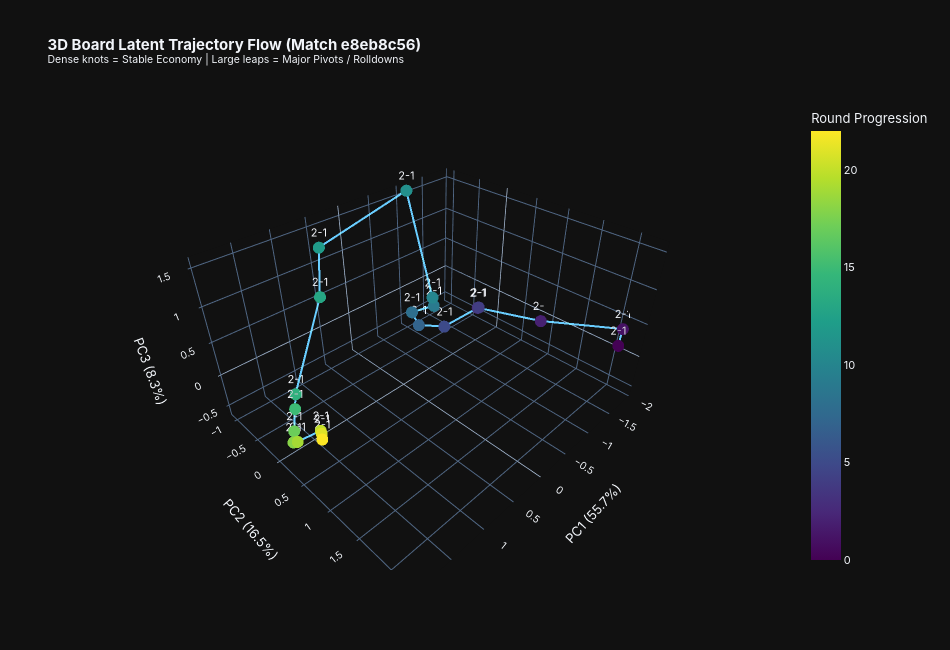

The cell this chart's notebook holds for it:
### Markdown cell above
## 4. Spatial & Temporal Match Trajectory (`BoardHexTransformer`)

We extract a continuous player match trajectory from **Stage 2-1 to Stage 5-6** and pass each board through `BoardHexTransformer` to produce the **256D `board_feat`**. We then visualize the trajectory in **3D latent space** to observe how stable economy rounds form clusters and major rolldowns create distinct pivot leaps.

### Code cell
# Load match dataset
data_dir = Path(r'D:\tft-winner-data\set18\players')
if not data_dir.exists():
    data_dir = proj_root / 'data'

print(f'[+] Loading sample match trajectory from: {data_dir}')
dataset = TFTPretrainDataset(data_dir=data_dir, max_samples=2500, vocab=vocab, item_vocab=item_vocab, trait_vocab=trait_vocab)

# Select the match with the longest continuous trajectory
match_counter = pd.Series(dataset.match_ids).value_counts()
selected_match = match_counter.index[0]
match_indices = [i for i, m_id in enumerate(dataset.match_ids) if m_id == selected_match]
print(f'[+] Selected Match ID: {selected_match} ({len(match_indices)} snapshot rounds)')

# Extract 256D board features sequentially
board_feats = []
stage_labels = []
hover_texts = []

device = torch.device('cuda' if torch.cuda.is_available() else 'cpu')
trunk.to(device)

with torch.no_grad():
    for idx in match_indices:
        item = dataset[idx]
        anchor = item['anchor']
        raw_anchor = dataset.pairs[idx]['anchor']
        
        b_ids = torch.tensor(anchor['board_champ_ids'], dtype=torch.long, device=device).unsqueeze(0)
        b_stars = torch.tensor(anchor['board_star_levels'], dtype=torch.long, device=device).unsqueeze(0)
        b_items = torch.tensor(anchor['board_item_ids'], dtype=torch.long, device=device).unsqueeze(0)
        b_traits = torch.tensor(anchor['board_traits'], dtype=torch.float32, device=device).unsqueeze(0)
        
        tokens = trunk.champ2vec(b_ids, b_stars, b_items)
        b_feat = trunk.board_encoder(tokens, board_champ_ids=b_ids, trait_vec=b_traits)
        board_feats.append(b_feat.cpu().numpy().squeeze(0))
        
        stage_str = f"{raw_anchor.get('stage', 2)}-{raw_anchor.get('round', 1)}"
        stage_labels.append(stage_str)
        hover_texts.append(
            f"<b>Stage: {stage_str}</b><br>"
            f"Health: {raw_anchor.get('health', 100)} | Gold: {raw_anchor.get('gold', 50)} | Level: {raw_anchor.get('level', 6)}<br>"
            f"Streak: {raw_anchor.get('streak', 0)}"
        )

board_feats = np.array(board_feats)

# Reduce sequential board representations to 3D via PCA
pca_3d = PCA(n_components=3, random_state=42)
traj_3d = pca_3d.fit_transform(board_feats)

# Interactive 3D Match Trajectory Flow with Plotly
fig_3d = go.Figure()

# Draw connecting trajectory line
fig_3d.add_trace(go.Scatter3d(
    x=traj_3d[:, 0],
    y=traj_3d[:, 1],
    z=traj_3d[:, 2],
    mode='lines+markers+text',
    text=stage_labels,
    hovertext=hover_texts,
    hoverinfo='text',
    textposition='top center',
    line=dict(color='rgba(100, 200, 255, 0.7)', width=4),
    marker=dict(
        size=7,
        color=np.arange(len(stage_labels)),
        colorscale='Viridis',
        colorbar=dict(title='Round Progression'),
        showscale=True,
    ),
))

fig_3d.update_layout(
    title=f'<b>3D Board Latent Trajectory Flow (Match {selected_match[:8]})</b><br><sup>Dense knots = Stable Economy | Large leaps = Major Pivots / Rolldowns</sup>',
    template='plotly_dark',
    width=950,
    height=650,
    scene=dict(
        xaxis_title=f'PC1 ({pca_3d.explained_variance_ratio_[0]:.1%})',
        yaxis_title=f'PC2 ({pca_3d.explained_variance_ratio_[1]:.1%})',
        zaxis_title=f'PC3 ({pca_3d.explained_variance_ratio_[2]:.1%})',
    ),
    font=dict(family='Inter, sans-serif', size=11)
)
fig_3d.show()

### Figure 1 — Plotly figure (JSON) as saved in the notebook; plotly's stock layout.template omitted (floating-point values rounded to 4 significant figures)
{"data": [{"hoverinfo": "text", "hovertext": ["<b>Stage: 2-1</b><br>Health: 100 | Gold: 50 | Level: 6<br>Streak: 0.0", "<b>Stage: 2-1</b><br>Health: 100 | Gold: 50 | Level: 6<br>Streak: 1.0", "<b>Stage: 2-1</b><br>Health: 100 | Gold: 50 | Level: 6<br>Streak: 2.0", "<b>Stage: 2-1</b><br>Health: 100 | Gold: 50 | Level: 6<br>Streak: -1.0", "<b>Stage: 2-1</b><br>Health: 100 | Gold: 50 | Level: 6<br>Streak: 1.0", "<b>Stage: 2-1</b><br>Health: 100 | Gold: 50 | Level: 6<br>Streak: 2.0", "<b>Stage: 2-1</b><br>Health: 100 | Gold: 50 | Level: 6<br>Streak: 3.0", "<b>Stage: 2-1</b><br>Health: 100 | Gold: 50 | Level: 6<br>Streak: 4.0", "<b>Stage: 2-1</b><br>Health: 100 | Gold: 50 | Level: 6<br>Streak: 5.0", "<b>Stage: 2-1</b><br>Health: 100 | Gold: 50 | Level: 6<br>Streak: -1.0", "<b>Stage: 2-1</b><br>Health: 100 | Gold: 50 | Level: 6<br>Streak: 1.0", "<b>Stage: 2-1</b><br>Health: 100 | Gold: 50 | Level: 6<br>Streak: -1.0", "<b>Stage: 2-1</b><br>Health: 100 | Gold: 50 | Level: 6<br>Streak: -2.0", "<b>Stage: 2-1</b><br>Health: 100 | Gold: 50 | Level: 6<br>Streak: -3.0", "<b>Stage: 2-1</b><br>Health: 100 | Gold: 50 | Level: 6<br>Streak: -4.0", "<b>Stage: 2-1</b><br>Health: 100 | Gold: 50 | Level: 6<br>Streak: 1.0", "<b>Stage: 2-1</b><br>Health: 100 | Gold: 50 | Level: 6<br>Streak: 2.0", "<b>Stage: 2-1</b><br>Health: 100 | Gold: 50 | Level: 6<br>Streak: 3.0", "<b>Stage: 2-1</b><br>Health: 100 | Gold: 50 | Level: 6<br>Streak: 4.0", "<b>Stage: 2-1</b><br>Health: 100 | Gold: 50 | Level: 6<br>Streak: 5.0", "<b>Stage: 2-1</b><br>Health: 100 | Gold: 50 | Level: 6<br>Streak: 6.0", "<b>Stage: 2-1</b><br>Health: 100 | Gold: 50 | Level: 6<br>Streak: 7.0", "<b>Stage: 2-1</b><br>Health: 100 | Gold: 50 | Level: 6<br>Streak: 8.0"], "line": {"color": "rgba(100, 200, 255, 0.7)", "width": 4}, "marker": {"color": [0, 1, 2, 3, 4, 5, 6, 7, 8, 9, 10, 11, 12, 13, 14, 15, 16, 17, 18, 19, 20, 21, 22], "colorbar": {"title": {"text": "Round Progression"}}, "colorscale": [[0.0, "#440154"], [0.1111, "#482878"], [0.2222, "#3e4989"], [0.3333, "#31688e"], [0.4444, "#26828e"], [0.5556, "#1f9e89"], [0.6667, "#35b779"], [0.7778, "#6ece58"], [0.8889, "#b5de2b"], [1.0, "#fde725"]], "showscale": true, "size": 7}, "mode": "lines+markers+text", "text": ["2-1", "2-1", "2-1", "2-1", "2-1", "2-1", "2-1", "2-1", "2-1", "2-1", "2-1", "2-1", "2-1", "2-1", "2-1", "2-1", "2-1", "2-1", "2-1", "2-1", "2-1", "2-1", "2-1"], "textposition": "top center", "type": "scatter3d", "x": [-1.529, -1.879, -1.896, -1.801, -1.819, -1.342, -1.098, -1.098, -0.9706, -1.261, -1.13, -1.095, 0.5634, 0.99, 1.617, 1.716, 1.879, 1.879, 1.917, 1.865, 1.495, 1.505, 1.491], "y": [2.238, 2.098, 0.8756, -0.2375, -0.2302, -0.5145, -0.8399, -0.8399, -0.8544, -0.6674, -0.5651, -1.04, -0.8217, -0.2584, -0.04702, 0.06789, 0.2689, 0.2689, 0.2763, 0.2759, 0.173, 0.2031, 0.1701], "z": [0.3739, 0.3807, -0.08418, -0.318, -0.3154, -0.5856, -0.596, -0.596, -0.3032, -0.2304, 0.01923, 1.563, 1.352, 1.077, 0.1273, 0.03553, -0.06072, -0.06072, -0.2033, -0.2319, -0.3904, -0.4117, -0.5414]}], "layout": {"font": {"family": "Inter, sans-serif", "size": 11}, "height": 650, "scene": {"xaxis": {"title": {"text": "PC1 (55.7%)"}}, "yaxis": {"title": {"text": "PC2 (16.5%)"}}, "zaxis": {"title": {"text": "PC3 (8.3%)"}}}, "title": {"text": "<b>3D Board Latent Trajectory Flow (Match e8eb8c56)</b><br><sup>Dense knots = Stable Economy | Large leaps = Major Pivots / Rolldowns</sup>"}, "width": 950}}
